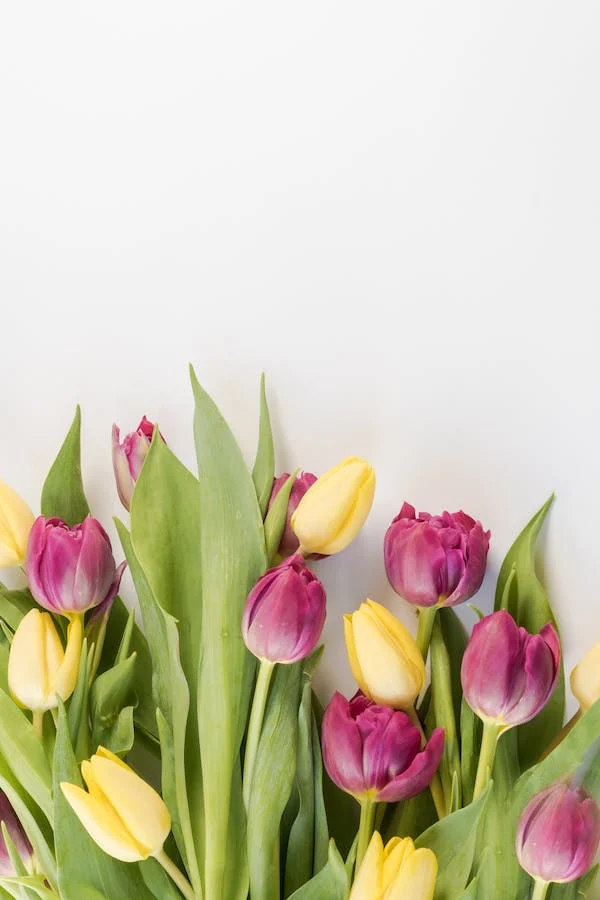
//> input picture images/flower.webp, 600 x 900 px
$ ./constantCheck   (built with g++ and OpenCV 4)
//> lines starting //> are read from the running program, lines starting //| are printed output that depends on the picture; after the words box and inside, x2 and y2 are one past the last pixel; in counts of white or black regions, pixels touching at a corner belong together
#include <opencv2/opencv.hpp>
#include <iostream>

using namespace std;
using namespace cv;

int main() {
    // Read the input image
    cv::Mat inputImage = imread("/home/sharmi/Desktop/C++_codes/flower.webp", cv::IMREAD_GRAYSCALE);
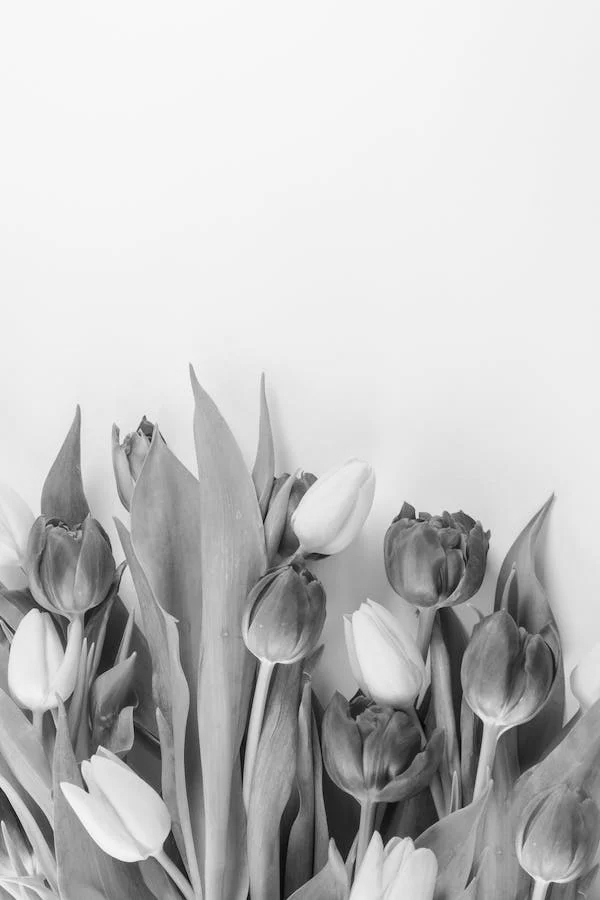
//> inputImage: 900 rows x 600 cols, CV_8UC1; min 4, max 251, mean 195.6

    if (inputImage.empty()) {
        cout << "Error: Could not open or find the image." << endl;
        return -1;
    }

    // Create a destination image for the thresholded result
    cv::Mat thresholded;

    // Perform adaptive mean thresholding with a block size of 11x11
    // The computed local threshold is the mean of the neighborhood minus a constant (C) value
    int blockSize = 11;
    int C = -5;// can change this value as 0,5 etc..
    adaptiveThreshold(inputImage, thresholded, 255, ADAPTIVE_THRESH_MEAN_C, THRESH_BINARY, blockSize, C);
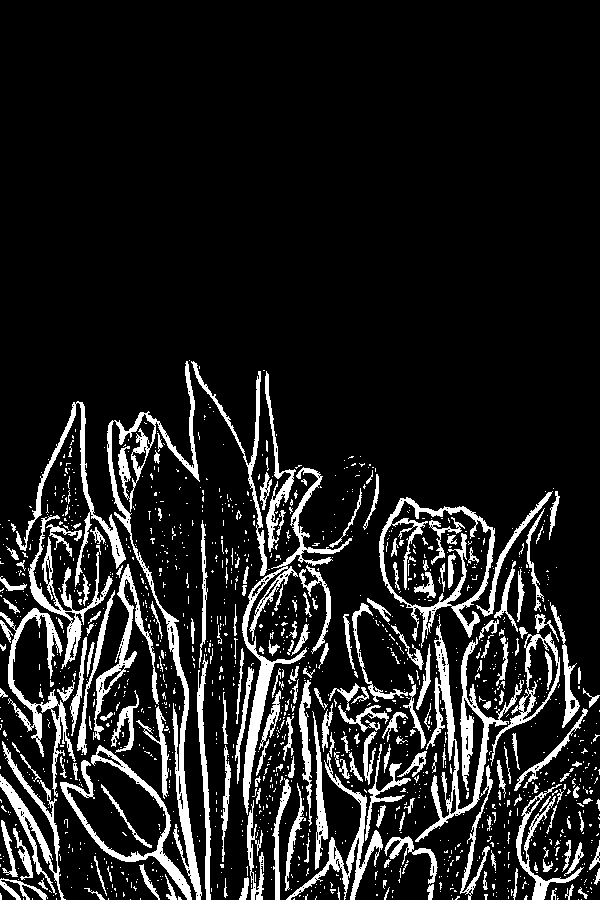
//> thresholded: 900 rows x 600 cols, CV_8UC1; 12.6% white; 1374 white regions (1154 under 20 px), largest, box (x1, y1, x2, y2) and area: (107, 361, 202, 900) 5143, (415, 616, 524, 842) 4152, (242, 467, 352, 815) 3623

    // Display the original and thresholded images
    cv::imshow("Original Image", inputImage);
    cv::imshow("Mean Thresholded Image", thresholded);

    // Wait for a key press and then close the windows
    cv::waitKey(0);
    cv::destroyAllWindows();

    return 0;
}

$ run again, with images/globalTypes.png saved as images/flower.webp
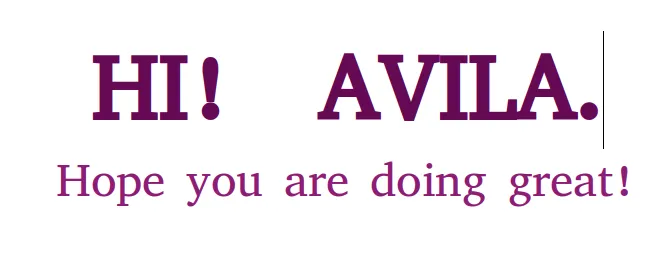
//> input picture images/globalTypes.png, 668 x 270 px
//> `cv::Mat inputImage = imread("/home/sharmi/Desktop/C++_codes/flower.web..`:
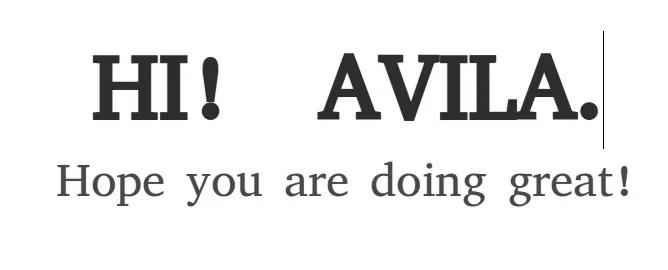
//> inputImage: 270 rows x 668 cols, CV_8UC1; min 0, max 255, mean 236
//> `adaptiveThreshold(inputImage, thresholded, 255, ADAPTIVE_THRESH_MEAN_C..`:
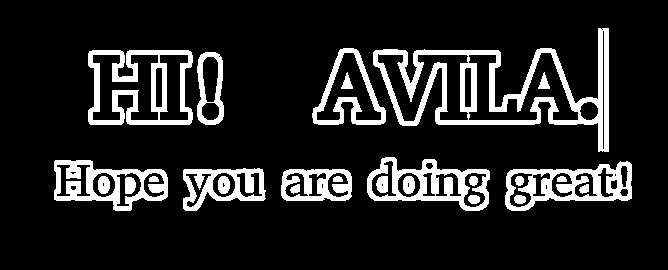
//> thresholded: 270 rows x 668 cols, CV_8UC1; 13.8% white; 25 white regions, largest, box (x1, y1, x2, y2) and area: (373, 28, 609, 152) 6767, (88, 50, 193, 125) 3269, (505, 161, 632, 211) 2731
